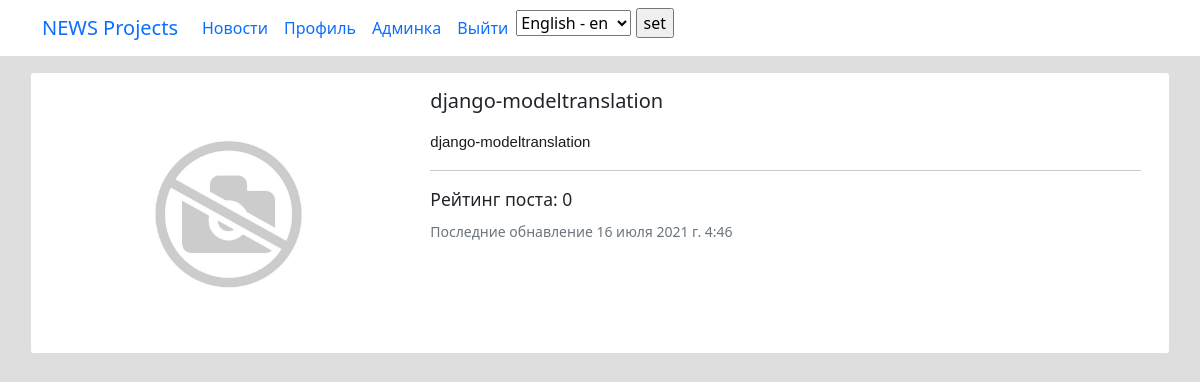
Page /news/206 (signed in) on the committed database.
### news/models.py (models this page shows, shortened)
class Post(models.Model):
    PostAuthor = models.ForeignKey(Author, on_delete=models.CASCADE, verbose_name='Автор поста')
    PostNews = 'PN'
    PostArticle = 'PA'
    POSITIONS = [
        (PostArticle, 'Статья'),
        (PostNews, 'Новость'),
    ]
    postCategory = models.ManyToManyField(Category, verbose_name='Категория поста',  through='PostCategory')
    title = models.CharField(max_length=50, verbose_name='Название')
    positions = models.CharField(max_length=2, choices=POSITIONS, default=PostArticle, verbose_name='Тип поста')
    category_id = models.ForeignKey(Category, verbose_name='Категория', null=True, on_delete=models.CASCADE, related_name='category_id')
    data = models.DateTimeField(auto_now_add=True, verbose_name='Дата создания')
    data_update = models.DateTimeField(auto_now=True, verbose_name='Дата редактирования')
    photo = models.ImageField(upload_to='photos/%Y/%m/%d/', verbose_name='Фото', blank=True, default='/photos/def/1.jpg/')
    previewName = models.CharField(max_length=128, verbose_name='Превью поста')
    text = RichTextField(blank=True, null=True, verbose_name='Текст поста')
    rating = models.SmallIntegerField(default=0, verbose_name='Рейтинг')
    public = models.BooleanField(default=True, verbose_name='Опубликовано')
    comments = GenericRelation(Comment)
    class Meta:
        verbose_name = 'Пост'
        verbose_name_plural = 'Посты'

### news/views.py (the view)
# urls.py: path('<int:pk>', new.as_view(), name='news_detail'),
class new(LoginRequiredMixin, PermissionRequiredMixin, DetailView):
    model = Post
    template_name = 'new_home.html'
    context_object_name = 'new'
    permission_required = 'news.view_post'
    def get_context_data(self, **kwargs):
        context = super().get_context_data(**kwargs)
        context['pc_post'] = PostCategory.objects.filter(pcPost=self.kwargs['pk'])
        return context
    def get_object(self, *args, **kwargs):
        obj = cache.get(f"new-{self.kwargs['pk']}", None)
        if not obj:
            obj = super().get_object(queryset=self.get_queryset())
            cache.set(f"new-{self.kwargs['pk']}", obj)
        return obj

### templates/new_home.html (shortened to what this page needs)
<!doctype html>
<html lang="en">
<head>{% extends 'flatpages/base.html' %} {% load custom_filters %} {% load comment_tags %}
{%block content%}
<div class="card mb-3" style="max-width: 1920px;">
    <div class="row g-0">
        <div class="col-md-4">
            {%if new.photo%}
            <img src="{{new.photo.url}}" class="img-fluid rounded-start" alt="...">
            {%endif%}
        </div>
        <div class="col-md-8">
            <div class="card-body">
                <h5 class="card-title">{{new.title}}</h5>
                <p class="card-text">{{new.text|safe}}</p>
                <hr>
                <h5 class="card-text"><small class="text-dark">Рейтинг поста: {{new.rating}}</small></h5>
                <p class="card-text"><small class="text-muted">Последние обнавление {{new.data_update}}</small></p>
            </div>
        </div>
    </div>
</div>
{%endblock%}

### rows in the picture
Post: photo (picture), title "django-modeltranslation", text "django-modeltranslation", rating "0", data_update "16 июля 2021 г. 4:46"

### other values in the picture
form field language "English - en"
